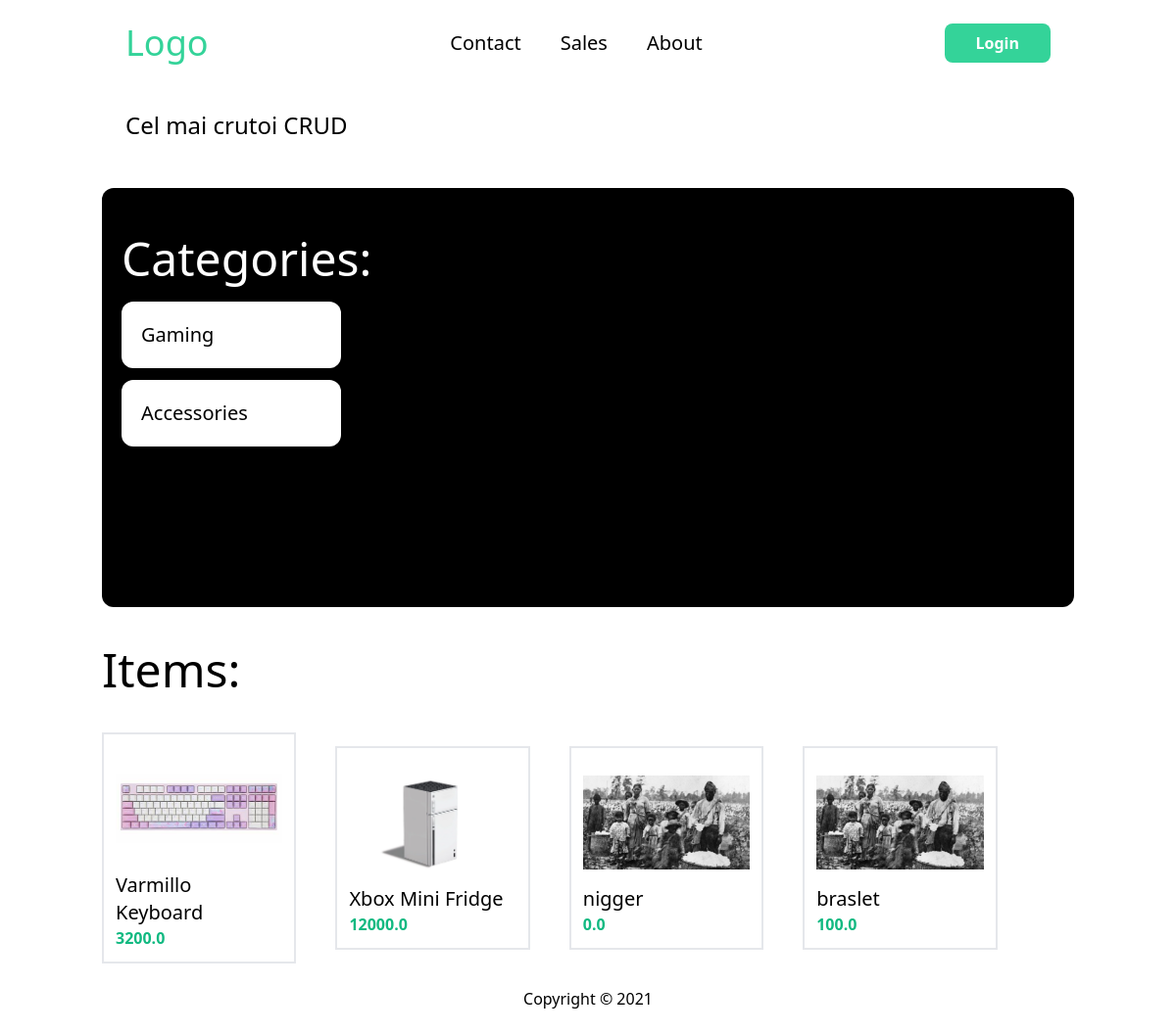
The page / on the database its author committed.
### item/models.py (models this page shows, shortened)
class Category(models.Model):
    name = models.CharField(max_length=100)
    class Meta:
        verbose_name_plural = "Categories"  # atribut special pentru indiicatia cum trebuie sa

class Item(models.Model):
    category = models.ForeignKey(Category, on_delete=models.CASCADE)
    name = models.CharField(max_length=100)
    description = models.TextField()
    price = models.FloatField()
    is_sold = models.BooleanField(default=False)
    image = models.ImageField(upload_to='item_images')
    created_by = models.ForeignKey(User,related_name = "items",on_delete=models.CASCADE)
    created_at = models.DateTimeField(auto_now_add=True)
    class Meta:
        verbose_name_plural = "Items"

### core/views.py (the view)
# urls.py: path('',index,name="index"),
def index(request):
    items = Item.objects.filter(is_sold=False)
    categories = Category.objects.all()
    return render(request,'core/index.html',{'items':items, 'categories':categories})

### core/templates/core/index.html (shortened to what this page needs)
{% extends 'core/base.html' %}
{% block main_text %} Cel mai crutoi CRUD {% endblock %}
{% block content %}
<div class="mt-6 px-5 py-12 bg-black rounded-xl">
  <h2 class="text-5xl text-white mb-5">Categories:</h2>
  <div class="w-full flex flex-col flex-wrap content-start gap-3 h-[264px]">
    {% for category in categories %}
    <div
      class="p-5 bg-white rounded-xl w-56 transition-all duration-75 ease-in hover:bg-teal-500 text-white"
    >
      <h2 class="text-xl text-black">{{ category.name }}</h2>
    </div>
    {% endfor %}
  </div>
</div>
<h2 class="text-5xl mt-10">Items:</h2>
<div class="flex items-center gap-10">
  <div class="w-full flex items-center gap-10 flex-wrap mt-10">
    {% for item in items %}
    <a
      href="{% url 'item:detail' item.id %}"
      class="h-full p-3 border-gray border-2 w-1/5"
    >
      <img
        class="w-full object-contain h-32"
        src="{{ item.image.url }}"
        alt="{{ item.name }} image"
      />
      <h2 class="text-xl">{{ item.name }}</h2>
      <p class="text-emerald-500 font-bold">{{ item.price }}</p>
    </a>
    {% endfor %}
  </div>
</div>
{% endblock %} {% comment %} Imlementati rating-urile {% endcomment %}

### core/templates/core/base.html (shortened to what this page needs)
<!DOCTYPE html>
<html lang="en">
<head>
    <script src="https://cdn.tailwindcss.com"></script>
</head>
<body>
    <div class="container mx-auto px-4">
    <nav class="px-6 py-6 flex justify-between items-center">
        <a href="/" class="text-4xl text-emerald-400">Logo</a>
        <div class="flex gap-10 text-xl">
            <a class="hover:text-emerald-600" href='{% url "contact" %}'>Contact</a>
            <a class="hover:text-emerald-600" href="#">Sales</a>
            <a class="hover:text-emerald-600" href="#">About</a>
        </div>
        <a href="#" class="px-8 py-2 bg-emerald-400 text-white font-bold rounded-lg hover:bg-black">Login</a>
    </nav>
    <h1 class="text-2xl px-6 py-6">
        {% block main_text %}{% endblock  %}
    </h1>
    {% block content%}
    {% endblock content%}
    <footer class="px-6 py-6 text-center">
        <p>Copyright &copy; 2021 </p>
    </footer>
    </div>
</body>
</html>

### rows shown on the page
Category: name "Gaming"
Category: name "Accessories"
Item: image (picture), name "Varmillo Keyboard", price "3200.0"
Item: image (picture), name "Xbox Mini Fridge", price "12000.0"
Item: image (picture), name "nigger", price "0.0"
Item: image (picture), name "braslet", price "100.0"
